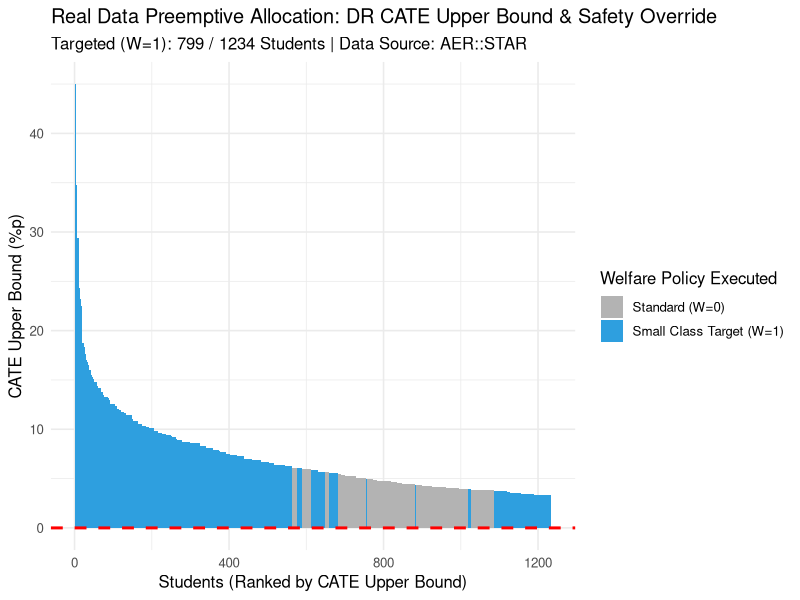

Recreate this plot in R.
############################################################
# REAL DATA EDUCATION & WELFARE POLICY TARGETING MODEL
# - Data Source: Tennessee STAR Class Size Project (via AER package)
# - Treatment (W): Small Class Size Intervention
# - Outcome (Y): Top Academic Achievement Threshold (Math/Read)
# - Doubly Robust (DR) CATE + Budget-Constrained Targeting + Safety Override
############################################################

# ==========================================================
# 0. ENVIRONMENT SETUP & REAL DATA LOADING
# ==========================================================

Sys.setenv(CUDA_VISIBLE_DEVICES = "-1")
Sys.setenv(TF_CPP_LOG_LEVEL = "2")

needed <- c("dplyr", "tidyr", "ggplot2", "cluster", "knitr", "AER")

for (p in needed) {
  if (!requireNamespace(p, quietly = TRUE)) {
    install.packages(p, quiet = TRUE)
  }
  library(p, character.only = TRUE)
}

set.seed(42)

cat("Loading Public Real Dataset: Tennessee STAR Study...\n")
data("STAR", package = "AER")

# 데이터 전처리: 실제 교육 데이터 변수 매핑
# - W (처치 변수): 소규모 학급(small class) 배정 여부 (1: Small, 0: Regular/Aide)
# - Y (결과 변수): 1학년 수학 점수 상위권 달성 여부 (75th percentile 이상)
# - income_proxy: 무상급식 지원 여부 (1: Free Lunch / Low Income, 0: Non-free)
# - past_score: Kindergarten 읽기 점수 (기초 학력 지표)

df_real_raw <- STAR %>%
  filter(!is.na(stark), !is.na(readk), !is.na(math1), !is.na(lunchk)) %>%
  mutate(
    student_id   = row_number(),
    W            = ifelse(stark == "small", 1, 0),
    past_score   = as.numeric(readk),
    income_level = ifelse(lunchk == "free", 1, 3), # 1: 저소득층(무상급식), 3: 일반
    ethnicity    = ifelse(ethnicity == "afam", "AfAm", "Other"),
    school_type  = as.character(schoolk)
  )

# Outcome (Y): 1학년 수학 점수 상위 25% 이상 여부
math_q75 <- quantile(df_real_raw$math1, 0.75, na.rm = TRUE)
df_real_raw$Y <- ifelse(df_real_raw$math1 >= math_q75, 1, 0)

# 필수 복지 안전망 (Critical Override): 최저소득층(Free Lunch) 중 기초학력 최하위 20%
score_q20 <- quantile(df_real_raw$past_score, 0.20, na.rm = TRUE)
df_real_raw <- df_real_raw %>%
  mutate(
    critical_override = as.numeric(income_level == 1 & past_score <= score_q20)
  )

cat(sprintf("Real Data Cleaned: N = %d students loaded.\n", nrow(df_real_raw)))

# Train / Test Split
train_frac <- 0.70
idx_tr     <- sample(seq_len(nrow(df_real_raw)), floor(train_frac * nrow(df_real_raw)))

df_tr <- df_real_raw[idx_tr, ]
df_te <- df_real_raw[-idx_tr, ]

# ==========================================================
# 1. DOUBLY ROBUST (DR) CATE ESTIMATION ON REAL DATA
# ==========================================================

cat("\nEstimating Propensity Scores & DR CATE on Real Data...\n")

# 1) Propensity Model
prop_model <- glm(W ~ income_level + past_score + ethnicity + school_type, data = df_tr, family = binomial())
e_hat_te   <- predict(prop_model, newdata = df_te, type = "response")
e_hat_te   <- pmax(pmin(e_hat_te, 0.90), 0.10) # Truncation

# 2) Outcome Models
m1_y <- glm(Y ~ income_level + past_score + ethnicity, data = df_tr %>% filter(W == 1), family = binomial())
m0_y <- glm(Y ~ income_level + past_score + ethnicity, data = df_tr %>% filter(W == 0), family = binomial())

mu1_hat_te <- predict(m1_y, newdata = df_te, type = "response")
mu0_hat_te <- predict(m0_y, newdata = df_te, type = "response")

# 3) DR Pseudo-Outcome Calculation
W_te <- df_te$W
Y_te <- df_te$Y

dr_pseudo_outcome <- (mu1_hat_te - mu0_hat_te) + 
  (W_te * (Y_te - mu1_hat_te) / e_hat_te) - 
  ((1 - W_te) * (Y_te - mu0_hat_te) / (1 - e_hat_te))

# CATE Regression Model
cate_model <- lm(dr_pseudo_outcome ~ income_level + past_score + I(past_score^2), data = df_te)
cate_preds <- predict(cate_model, newdata = df_te, se.fit = TRUE)

df_te$cate_est   <- cate_preds$fit
df_te$cate_se    <- cate_preds$se.fit
df_te$cate_upper <- df_te$cate_est + 1.28 * df_te$cate_se # 80% CI Upper Bound

# ==========================================================
# 2. BUDGET-CONSTRAINED TARGETING & OVERRIDE RULE
# ==========================================================

cat("\nApplying Budget-Constrained Targeting Logic (Top 50% CATE Cutoff)...\n")

# 상위 50% CATE 순효과 한도 설정
budget_cutoff_val <- quantile(df_te$cate_est, 0.50, na.rm = TRUE)

df_te <- df_te %>%
  mutate(
    # [타겟팅 조건]: CATE 순효과가 상위 50% 이내이고, 양수 조건(>0) 만족
    base_policy_eligibility = as.numeric(cate_est >= budget_cutoff_val & cate_est > 0),
    
    # 필수 오버라이드 대상자는 무조건 수혜(1) 처리
    final_welfare_policy    = ifelse(critical_override == 1, 1, base_policy_eligibility)
  )

# ==========================================================
# 3. K-MEANS CLUSTERING & REAL DATA SEGMENTATION
# ==========================================================

cat("\nSegmenting Real Data Beneficiaries via K-Means Clustering...\n")

cluster_features <- cbind(
  scale(df_te$past_score),
  scale(df_te$income_level),
  scale(df_te$cate_est)
)

km_res        <- kmeans(cluster_features, centers = 4, nstart = 25)
df_te$cluster <- factor(km_res$cluster)

df_te <- df_te %>%
  arrange(desc(cate_upper)) %>%
  mutate(student_rank = row_number())

# ==========================================================
# 4. REAL DATA SUMMARY & EXPORT
# ==========================================================

cluster_summary <- df_te %>%
  group_by(cluster) %>%
  summarise(
    Student_Count           = n(),
    Low_Income_Ratio        = round(mean(income_level == 1) * 100, 1), # 무상급식 비율(%)
    Avg_Past_Read_Score     = round(mean(past_score), 1),
    CATE_Mean_Pct           = round(mean(cate_est) * 100, 2),
    CATE_Upper_Mean_Pct     = round(mean(cate_upper) * 100, 2),
    Critical_Override_Count = sum(critical_override),
    Support_Target_Pct      = round(mean(final_welfare_policy) * 100, 1) # 타겟팅 수혜율(%)
  ) %>%
  ungroup()

# Visualizations
p_policy <- ggplot(df_te, aes(x = student_rank, y = cate_upper * 100, fill = factor(final_welfare_policy))) +
  geom_bar(stat = "identity", width = 1) +
  geom_hline(yintercept = 0, linetype = "dashed", color = "red", size = 1) +
  theme_minimal(base_size = 12) +
  labs(
    title = "Real Data Preemptive Allocation: DR CATE Upper Bound & Safety Override",
    subtitle = sprintf("Targeted (W=1): %d / %d Students | Data Source: AER::STAR", 
                       sum(df_te$final_welfare_policy), nrow(df_te)),
    x = "Students (Ranked by CATE Upper Bound)",
    y = "CATE Upper Bound (%p)",
    fill = "Welfare Policy Executed"
  ) +
  scale_fill_manual(
    values = c("0" = "gray70", "1" = "#2E9FDF"), 
    labels = c("0" = "Standard (W=0)", "1" = "Small Class Target (W=1)")
  )

ggsave("real_star_welfare_policy_cutoff.pdf", plot = p_policy, width = 8, height = 6)
write.csv(cluster_summary, "real_star_cluster_summary.csv", row.names = FALSE)

cat("\n=================== REAL DATA SUMMARY TABLE ===================\n")
print(knitr::kable(cluster_summary))
cat("===============================================================\n")
